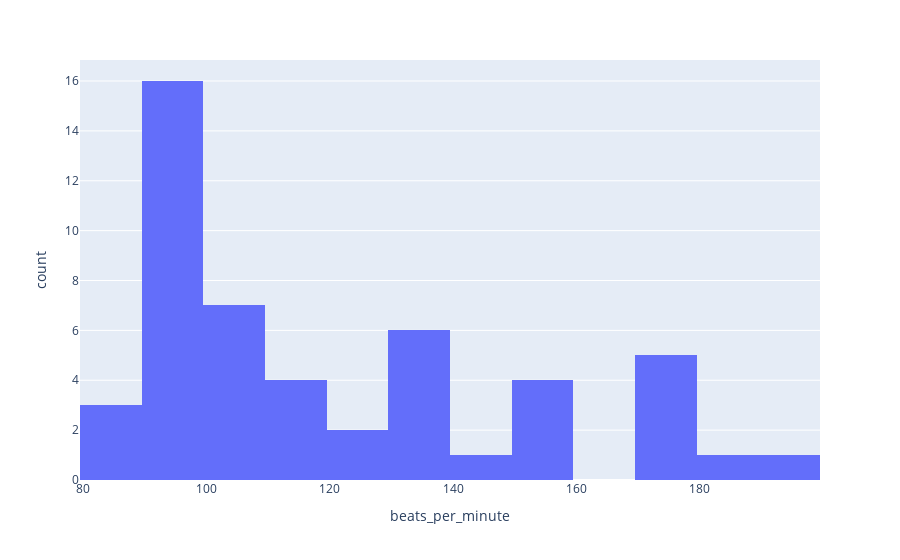

The code cell stored with this chart in its notebook:
### Markdown cell above
* The holistic pop genre dominates the top 50 charts at approximately 42% (this encompasses all forms of 'pop' e.g. "canadian pop")
* The top three genres; dance pop, pop, and latin account for 40% of the top 50 songs
* The remaining 60% of the top 50 songs are highly fragmented with an average size of 3.3%

### Code cell
bpm_index = df['beats_per_minute'].value_counts().index
bpm_values = df['beats_per_minute'].value_counts().values

print("\nThe 5 most common bpm for songs are: ")
for i in range(0,5):
    print("BPM ", bpm_index[i], "- Frequency: ", bpm_values[i])
    
fig = px.histogram(df, x="beats_per_minute", nbins=15)
fig.show()

### Figure 1 — Plotly figure (JSON) as saved in the notebook; plotly's stock layout.template omitted (floating-point values rounded to 4 significant figures)
{"data": [{"alignmentgroup": "True", "bingroup": "x", "hovertemplate": "beats_per_minute=%{x}<br>count=%{y}<extra></extra>", "legendgroup": "", "marker": {"color": "#636efa"}, "name": "", "nbinsx": 15, "offsetgroup": "", "orientation": "v", "showlegend": false, "type": "histogram", "x": [117, 105, 190, 93, 150, 102, 180, 111, 136, 135, 176, 96, 110, 176, 101, 93, 176, 90, 130, 158, 124, 154, 92, 92, 135, 124, 98, 96, 94, 93, 85, 140, 96, 98, 100, 114, 176, 152, 138, 95, 104, 85, 96, 136, 98, 88, 176, 100, 104, 95], "xaxis": "x", "yaxis": "y"}], "layout": {"barmode": "relative", "legend": {"tracegroupgap": 0}, "margin": {"t": 60}, "xaxis": {"anchor": "y", "domain": [0, 1], "title": {"text": "beats_per_minute"}}, "yaxis": {"anchor": "x", "domain": [0, 1], "title": {"text": "count"}}}}
